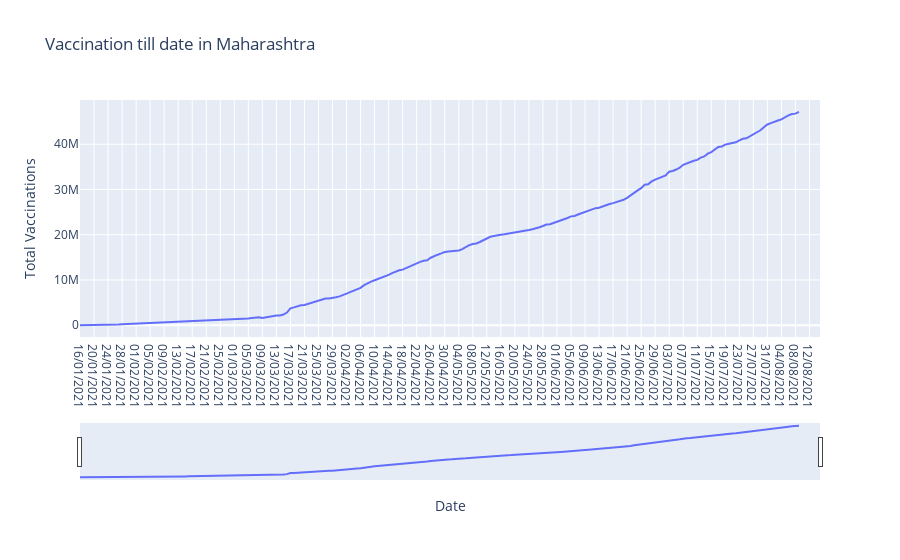

This figure's notebook cell:
### Code cell
Maharashtra = vaccination[vaccination['State']=='Maharashtra']
fig = px.line(Maharashtra, x='Date', y='Total Vaccinations', title='Vaccination till date in Maharashtra')
fig.update_xaxes(rangeslider_visible=True)

### Figure 1 — Plotly figure (JSON) as saved in the notebook; plotly's stock layout.template omitted (floating-point values rounded to 4 significant figures; data arrays with more than 128 entries replaced by an {"elided": "..."} marker saying what was removed)
{"data": [{"hovertemplate": "Date=%{x}<br>Total Vaccinations=%{y}<extra></extra>", "legendgroup": "", "line": {"color": "#636efa", "dash": "solid"}, "marker": {"symbol": "circle"}, "mode": "lines", "name": "", "orientation": "v", "showlegend": false, "type": "scatter", "x": {"elided": "212 str values"}, "xaxis": "x", "y": {"elided": "212 int values"}, "yaxis": "y"}], "layout": {"legend": {"tracegroupgap": 0}, "title": {"text": "Vaccination till date in Maharashtra"}, "xaxis": {"anchor": "y", "domain": [0, 1], "rangeslider": {"visible": true}, "title": {"text": "Date"}}, "yaxis": {"anchor": "x", "domain": [0, 1], "title": {"text": "Total Vaccinations"}}}}
